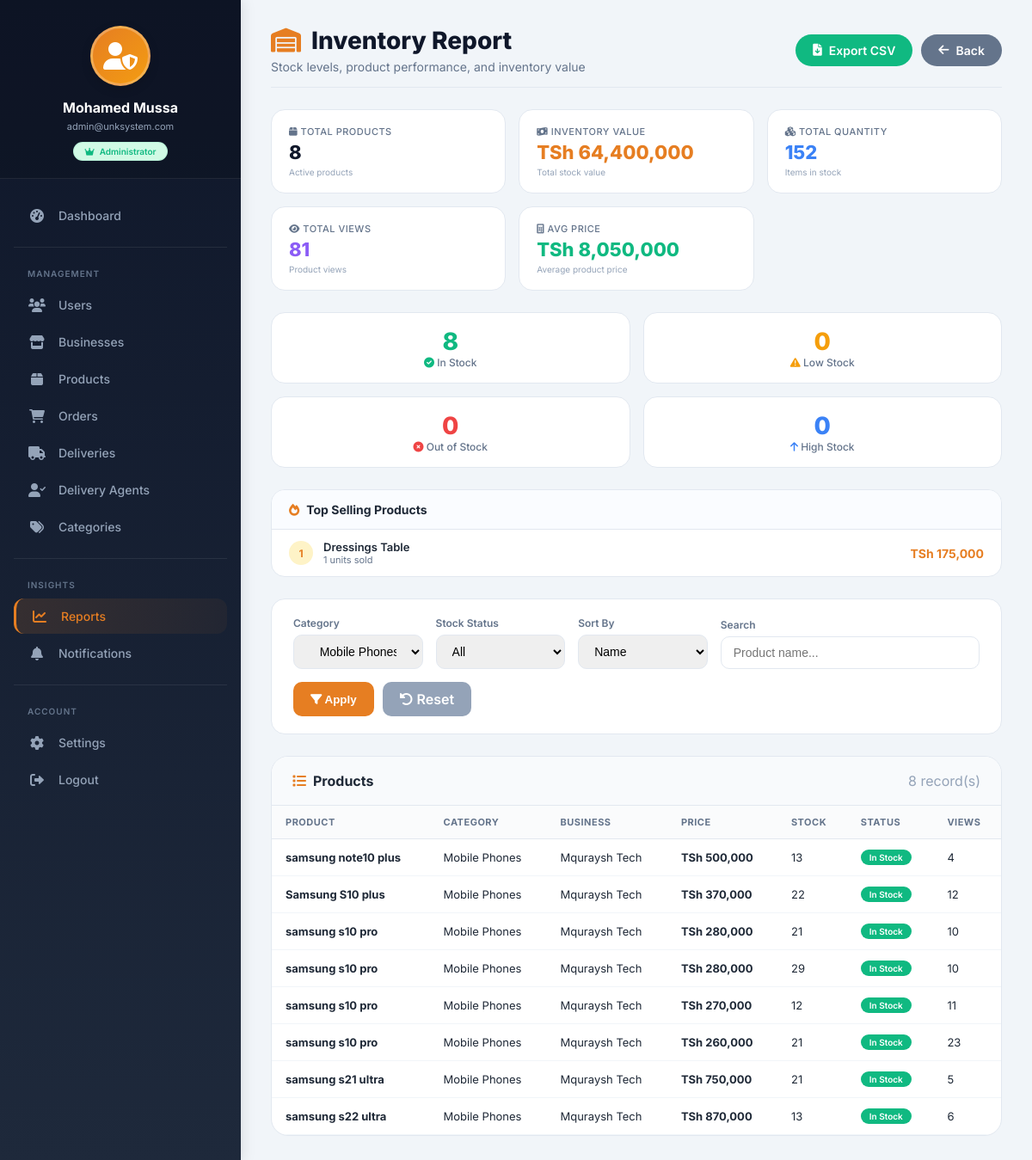
The page /admin/reports/inventory.php?category=67 (signed in) on the database its author committed.
### tables this page shows
CREATE TABLE `products` (
  `product_id` int(11) NOT NULL AUTO_INCREMENT,
  `business_id` int(11) NOT NULL,
  `category_id` int(11) NOT NULL,
  `name` varchar(255) NOT NULL,
  `description` text DEFAULT NULL,
  `price` decimal(10,2) NOT NULL,
  `quantity_in_stock` int(11) DEFAULT 0,
  `unit` varchar(20) DEFAULT NULL,
  `min_order` int(11) DEFAULT 1,
  `image_url` varchar(255) DEFAULT NULL,
  `is_available` tinyint(1) DEFAULT 1,
  `views` int(11) DEFAULT 0,
  `created_at` timestamp NOT NULL DEFAULT current_timestamp(),
  `updated_at` timestamp NOT NULL DEFAULT current_timestamp() ON UPDATE current_timestamp(),
  `deleted_at` datetime DEFAULT NULL,
  `style_category` varchar(50) DEFAULT 'General',
  `discount_percent` int(11) DEFAULT 0,
  `discount_start_date` date DEFAULT NULL,
  `discount_end_date` date DEFAULT NULL,
  `is_on_sale` tinyint(1) DEFAULT 0,
  PRIMARY KEY (`product_id`),
  KEY `idx_products_business` (`business_id`),
  KEY `idx_products_category` (`category_id`),
  KEY `idx_products_price` (`price`),
  KEY `idx_products_name` (`name`(100)),
  KEY `idx_products_available` (`is_available`),
  KEY `idx_products_business_available` (`business_id`,`is_available`),
  KEY `idx_products_category_price` (`category_id`,`price`),
  KEY `idx_products_price_range` (`price`),
  KEY `idx_products_name_search` (`name`(50)),
  CONSTRAINT `fk_products_business` FOREIGN KEY (`business_id`) REFERENCES `businesses` (`business_id`) ON DELETE CASCADE ON UPDATE CASCADE,
  CONSTRAINT `fk_products_category` FOREIGN KEY (`category_id`) REFERENCES `categories` (`category_id`) ON UPDATE CASCADE
);

CREATE TABLE `categories` (
  `category_id` int(11) NOT NULL AUTO_INCREMENT,
  `name` varchar(100) NOT NULL,
  `description` text DEFAULT NULL,
  `parent_id` int(11) DEFAULT NULL,
  `sort_order` int(11) DEFAULT 0,
  `created_at` timestamp NOT NULL DEFAULT current_timestamp(),
  `is_active` tinyint(1) DEFAULT 1,
  PRIMARY KEY (`category_id`),
  KEY `idx_categories_parent` (`parent_id`),
  KEY `idx_categories_active` (`is_active`),
  CONSTRAINT `fk_categories_parent` FOREIGN KEY (`parent_id`) REFERENCES `categories` (`category_id`) ON DELETE SET NULL ON UPDATE CASCADE
);

CREATE TABLE `businesses` (
  `business_id` int(11) NOT NULL AUTO_INCREMENT,
  `user_id` int(11) NOT NULL,
  `business_name` varchar(255) NOT NULL,
  `registration_number` varchar(100) DEFAULT NULL,
  `description` text DEFAULT NULL,
  `address` text NOT NULL,
  `location` varchar(255) DEFAULT NULL,
  `latitude` decimal(10,8) DEFAULT NULL,
  `longitude` decimal(11,8) DEFAULT NULL,
  `license_number` varchar(100) DEFAULT NULL,
  `logo_url` varchar(255) DEFAULT NULL,
  `business_hours` text DEFAULT NULL,
  `rating` decimal(2,1) DEFAULT 0.0,
  `total_reviews` int(11) DEFAULT 0,
  `is_verified` tinyint(1) DEFAULT 0,
  `is_active` tinyint(1) DEFAULT 1,
  `created_at` timestamp NOT NULL DEFAULT current_timestamp(),
  `city` varchar(100) DEFAULT NULL,
  `phone` varchar(20) DEFAULT NULL,
  `payment_methods` text DEFAULT NULL,
  `nida_number` varchar(20) DEFAULT NULL,
  PRIMARY KEY (`business_id`),
  UNIQUE KEY `uk_businesses_user` (`user_id`),
  UNIQUE KEY `uk_businesses_registration` (`registration_number`),
  UNIQUE KEY `uk_businesses_nida` (`nida_number`),
  KEY `idx_businesses_name` (`business_name`),
  KEY `idx_businesses_verified` (`is_verified`),
  KEY `idx_businesses_active` (`is_active`),
  KEY `idx_businesses_city` (`city`),
  CONSTRAINT `fk_businesses_user` FOREIGN KEY (`user_id`) REFERENCES `users` (`user_id`) ON DELETE CASCADE ON UPDATE CASCADE
);

### admin/reports/inventory.php (the view, shortened to what the rows shown need)
<?php
require_once '../../config/database.php';
$category_filter = isset($_GET['category']) ? (int)$_GET['category'] : 0;
$where = "WHERE p.is_available = 1 AND p.deleted_at IS NULL";
if ($category_filter > 0) {
    $where .= " AND p.category_id = $category_filter";
}
$order_by = "p.name ASC";
$sql = "SELECT
            p.product_id,
            p.name,
            p.description,
            p.price,
            p.quantity_in_stock,
            p.image_url,
            p.views,
            p.created_at,
            p.category_id,
            c.name as category_name,
            b.business_name,
            b.business_id,
            (SELECT COUNT(*) FROM order_items WHERE product_id = p.product_id) as total_sold,
            (SELECT SUM(quantity) FROM order_items WHERE product_id = p.product_id) as total_quantity_sold,
            (SELECT AVG(rating) FROM reviews WHERE product_id = p.product_id AND status = 'approved') as avg_rating
        FROM products p
        JOIN categories c ON p.category_id = c.category_id
        JOIN businesses b ON p.business_id = b.business_id
        $where
        ORDER BY $order_by";
$result = mysqli_query($conn, $sql);
$products = [];
while ($row = mysqli_fetch_assoc($result)) {
    if ($row['quantity_in_stock'] <= 0) {
        $row['stock_status'] = 'Out of Stock';
        $row['stock_color'] = '#ef4444';
        $row['stock_badge'] = 'out';
    } elseif ($row['quantity_in_stock'] < 10) {
        $row['stock_status'] = 'Low Stock';
        $row['stock_color'] = '#f59e0b';
        $row['stock_badge'] = 'low';
    } elseif ($row['quantity_in_stock'] < 50) {
        $row['stock_status'] = 'In Stock';
        $row['stock_color'] = '#10b981';
        $row['stock_badge'] = 'in';
    } else {
        $row['stock_status'] = 'High Stock';
        $row['stock_color'] = '#3b82f6';
        $row['stock_badge'] = 'high';
    }
    $row['avg_rating'] = $row['avg_rating'] ? round($row['avg_rating'], 1) : 0;
    $products[] = $row;
}
$top_selling_sql = "SELECT
                        p.product_id,
                        p.name,
                        p.price,
                        SUM(oi.quantity) as total_sold,
                        SUM(oi.quantity * p.price) as revenue
                    FROM products p
                    JOIN order_items oi ON p.product_id = oi.product_id
                    JOIN orders o ON oi.order_id = o.order_id
                    WHERE o.status = 'delivered'
                    GROUP BY p.product_id
                    ORDER BY total_sold DESC
                    LIMIT 5";
$top_selling_result = mysqli_query($conn, $top_selling_sql);
$top_selling = [];
while ($row = mysqli_fetch_assoc($top_selling_result)) {
    $top_selling[] = $row;
}
include '../includes/admin_sidebar.php';
?>
<!DOCTYPE html>
<html lang="en">
<head>
    <link rel="stylesheet" href="https://cdnjs.cloudflare.com/ajax/libs/font-awesome/6.0.0/css/all.min.css">
</head>
<body>
<div class="report-content">
    <div class="page-header">
        <div>
            <h1><i class="fas fa-warehouse"></i> Inventory Report</h1>
        </div>
    </div>
    <?php if (!empty($top_selling)): ?>
    <div class="top-grid">
        <div class="top-card">
            <?php foreach ($top_selling as $index => $p): ?>
            <div class="top-item">
                <div class="top-rank rank-<?php echo $index + 1; ?>"><?php echo $index + 1; ?></div>
                <div class="top-info">
                    <div class="name"><?php echo htmlspecialchars($p['name']); ?></div>
                    <div class="detail"><?php echo $p['total_sold']; ?> units sold</div>
                </div>
                <div class="top-amount">TSh <?php echo number_format($p['revenue']); ?></div>
            </div>
            <?php endforeach; ?>
        </div>
    </div>
    <?php endif; ?>
    <div class="table-card">
        <div class="table-container">
            <table class="data-table">
                <thead>
                    <tr>
                        <th>Product</th>
                        <th>Category</th>
                        <th>Business</th>
                        <th>Price</th>
                        <th>Stock</th>
                        <th>Status</th>
                        <th>Views</th>
                    </tr>
                </thead>
                <tbody>
                    <?php if (empty($products)): ?>
                        <tr class="empty-row">
                            <td colspan="7">
                                <i class="fas fa-box"></i>
                                No products found matching your filters
                            </td>
                        </tr>
                    <?php else: ?>
                        <?php foreach ($products as $p): ?>
                        <tr>
                            <td><strong><?php echo htmlspecialchars($p['name']); ?></strong></td>
                            <td><?php echo htmlspecialchars($p['category_name']); ?></td>
                            <td><?php echo htmlspecialchars($p['business_name']); ?></td>
                            <td><strong>TSh <?php echo number_format($p['price']); ?></strong></td>
                            <td><?php echo number_format($p['quantity_in_stock']); ?></td>
                            <td>
                                <span class="stock-badge <?php echo $p['stock_badge']; ?>">
                                    <?php echo $p['stock_status']; ?>
                                </span>
                            </td>
                            <td><?php echo number_format($p['views']); ?></td>
                        </tr>
                        <?php endforeach; ?>
                    <?php endif; ?>
                </tbody>
            </table>
        </div>
    </div>
</div>
</body>
</html>

### rows shown on the page
products: name "Dressings Table", total_sold "1", revenue "175,000"
products: name "samsung note10 plus", category.name "Mobile Phones", business.business_name "Mquraysh Tech", price "500,000", quantity_in_stock "13", stock_status "In Stock", views "4"
products: name "Samsung S10 plus", category.name "Mobile Phones", business.business_name "Mquraysh Tech", price "370,000", quantity_in_stock "22", stock_status "In Stock", views "12"
products: name "samsung s10 pro", category.name "Mobile Phones", business.business_name "Mquraysh Tech", price "280,000", quantity_in_stock "21", stock_status "In Stock", views "10"
products: name "samsung s10 pro", category.name "Mobile Phones", business.business_name "Mquraysh Tech", price "280,000", quantity_in_stock "29", stock_status "In Stock", views "10"
products: name "samsung s10 pro", category.name "Mobile Phones", business.business_name "Mquraysh Tech", price "270,000", quantity_in_stock "12", stock_status "In Stock", views "11"
products: name "samsung s10 pro", category.name "Mobile Phones", business.business_name "Mquraysh Tech", price "260,000", quantity_in_stock "21", stock_status "In Stock", views "23"
products: name "samsung s21 ultra", category.name "Mobile Phones", business.business_name "Mquraysh Tech", price "750,000", quantity_in_stock "21", stock_status "In Stock", views "5"
products: name "samsung s22 ultra", category.name "Mobile Phones", business.business_name "Mquraysh Tech", price "870,000", quantity_in_stock "13", stock_status "In Stock", views "6"

### other values the page prints
substr($admin_name, 0, 22) "Mohamed Mussa"
substr($admin_email, 0, 22) "admin@unksystem.com"
$status_text "Administrator"
$total_products "8"
$total_value "64,400,000"
$total_quantity "152"
$total_views "81"
$avg_price "8,050,000"
$total_products - $low_stock_count - $out_stock_count "8"
$low_stock_count "0"
$out_stock_count "0"
$high_stock_count "0"
